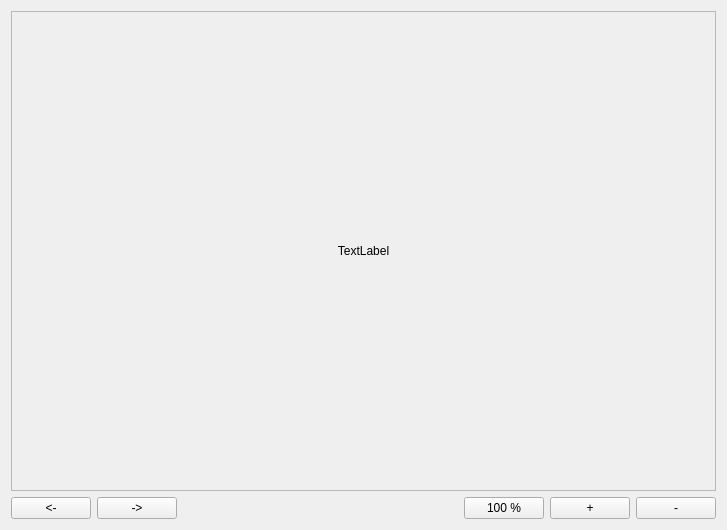
<?xml version="1.0" encoding="UTF-8"?>
<ui version="4.0">
 <class>viewer</class>
 <widget class="QWidget" name="viewer">
  <property name="geometry">
   <rect>
    <x>0</x>
    <y>0</y>
    <width>727</width>
    <height>530</height>
   </rect>
  </property>
  <property name="windowTitle">
   <string>viewer</string>
  </property>
  <layout class="QVBoxLayout" name="verticalLayout_2">
   <item>
    <widget class="QScrollArea" name="scrollArea">
     <property name="widgetResizable">
      <bool>true</bool>
     </property>
     <widget class="QWidget" name="scrollAreaWidgetContents">
      <property name="geometry">
       <rect>
        <x>0</x>
        <y>0</y>
        <width>707</width>
        <height>479</height>
       </rect>
      </property>
      <layout class="QVBoxLayout" name="verticalLayout_4">
       <item>
        <layout class="QVBoxLayout" name="verticalLayout_3">
         <item>
          <widget class="QLabel" name="label">
           <property name="text">
            <string>TextLabel</string>
           </property>
           <property name="alignment">
            <set>Qt::AlignCenter</set>
           </property>
          </widget>
         </item>
        </layout>
       </item>
      </layout>
     </widget>
    </widget>
   </item>
   <item>
    <layout class="QHBoxLayout" name="horizontalLayout">
     <property name="leftMargin">
      <number>0</number>
     </property>
     <property name="topMargin">
      <number>0</number>
     </property>
     <item>
      <widget class="QPushButton" name="prevois">
       <property name="text">
        <string>&lt;-</string>
       </property>
      </widget>
     </item>
     <item>
      <widget class="QPushButton" name="next">
       <property name="text">
        <string>-&gt;</string>
       </property>
      </widget>
     </item>
     <item>
      <spacer name="horizontalSpacer_2">
       <property name="orientation">
        <enum>Qt::Horizontal</enum>
       </property>
       <property name="sizeType">
        <enum>QSizePolicy::Expanding</enum>
       </property>
       <property name="sizeHint" stdset="0">
        <size>
         <width>20</width>
         <height>20</height>
        </size>
       </property>
      </spacer>
     </item>
     <item>
      <widget class="QPushButton" name="real_size">
       <property name="text">
        <string>100 %</string>
       </property>
       <property name="autoDefault">
        <bool>false</bool>
       </property>
       <property name="default">
        <bool>false</bool>
       </property>
       <property name="flat">
        <bool>false</bool>
       </property>
      </widget>
     </item>
     <item>
      <widget class="QPushButton" name="plus">
       <property name="text">
        <string>+</string>
       </property>
      </widget>
     </item>
     <item>
      <widget class="QPushButton" name="minus">
       <property name="text">
        <string>-</string>
       </property>
      </widget>
     </item>
    </layout>
   </item>
  </layout>
 </widget>
 <layoutdefault spacing="6" margin="11"/>
 <resources/>
 <connections/>
</ui>
